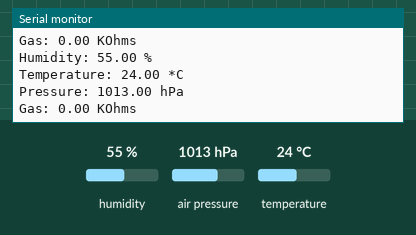
Recording of a sketch running on a simulated ESP32. Shown: the last lines printed to the serial monitor. Inputs (shaded band) come from the test bench; at power-on: humidity 55 %, air pressure 1013 hPa, temperature 24 °C.

Above: at 3.8 s.
3.9 s: humidity set to 22 %
7.8 s: air pressure set to 952 hPa
At 10.3 s:
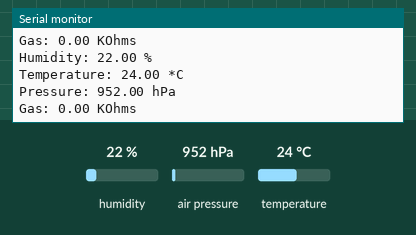
11.7 s: temperature set to 12 °C
At 12.8 s:
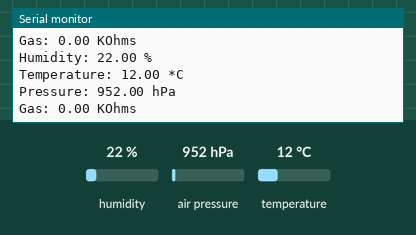

The sketch:

BME680_SPI.ino
```cpp
/*
Project:  BME680 Temperatur/Luftfeuchte/Luftdruck/Gas Sensor mit SPI
Author:   Thomas Edlinger for www.edistechlab.com
Date:     Created 11.02.2021
Version:  V1.0
IDE:      Arduino IDE 1.8.13
 
Required Board (Tools -> Board -> Boards Manager...)
 - Board: esp8266 by ESP8266 Community   V2.7.4
 - Board: esp32   by Espressif Systems   V1.0.4

Required libraries (sketch -> include library -> manage libraries)
 - Adafruit BME680 library V1.1.1 

Wirering for the BME680 Sensor:
BME680      ESP32       ESP8266     UNO         Mega
VCC         3.3V        3.3V        3.3V        3.3V
GND         GND         GND         GND         GND
SCL         D30/18      D5/14       13          52
SDA         D37/23      D7/13       11          50
SDO         D31/19      D6/12       12          51
CS          D29/5       D8/15       10          53
*/

#include "Adafruit_BME680.h"
//NodeMCU ESP32
#define BME_SCK 18   // Serial Clock
#define BME_MOSI 23  // Serial Data In
#define BME_CS 5     // Chip Select
#define BME_MISO 19  // Serial Data Out
Adafruit_BME680 bme(BME_CS, BME_MOSI, BME_MISO, BME_SCK);

float temp = 0.00;
float hum = 0.00;
float druck = 0.00;
float gas = 0.00;

void setup() {
  Serial.begin(115200);
  if (!bme.begin()) {
    Serial.println("BME680 Sensor nicht gefunden, überprüfe die Verkabelung oder Adresse!");
    while (true);
  }

  // Set up oversampling and filter initialization
  bme.setTemperatureOversampling(BME680_OS_8X);
  bme.setHumidityOversampling(BME680_OS_2X);
  bme.setPressureOversampling(BME680_OS_4X);
  bme.setIIRFilterSize(BME680_FILTER_SIZE_3);
  bme.setGasHeater(320, 150); // 320*C for 150 ms
}

void loop() {
  temp = bme.readTemperature();
  hum = bme.readHumidity();
  druck = bme.readPressure() /100;    //von Pa auf hPa umrechnen
  gas = bme.gas_resistance / 1000;    //von Ohm auf kOhm umrechnen

  Serial.print("Humidity: ");
  Serial.print( String(hum));
  Serial.println(" %");
  Serial.print("Temperature: ");
  Serial.print( String(temp));
  Serial.println(" *C");
  Serial.print("Pressure: ");
  Serial.print( String(druck));
  Serial.println(" hPa");
  Serial.print("Gas: ");
  Serial.print( String(gas));
  Serial.println(" KOhms");
  delay(3000);
}
```

Measured:
- after the input at 7.8 s, the serial monitor: prints a new line after 1.2 s (image 1)
- after the input at 11.7 s, the serial monitor: prints a new line after 0.32 s (image 2)
